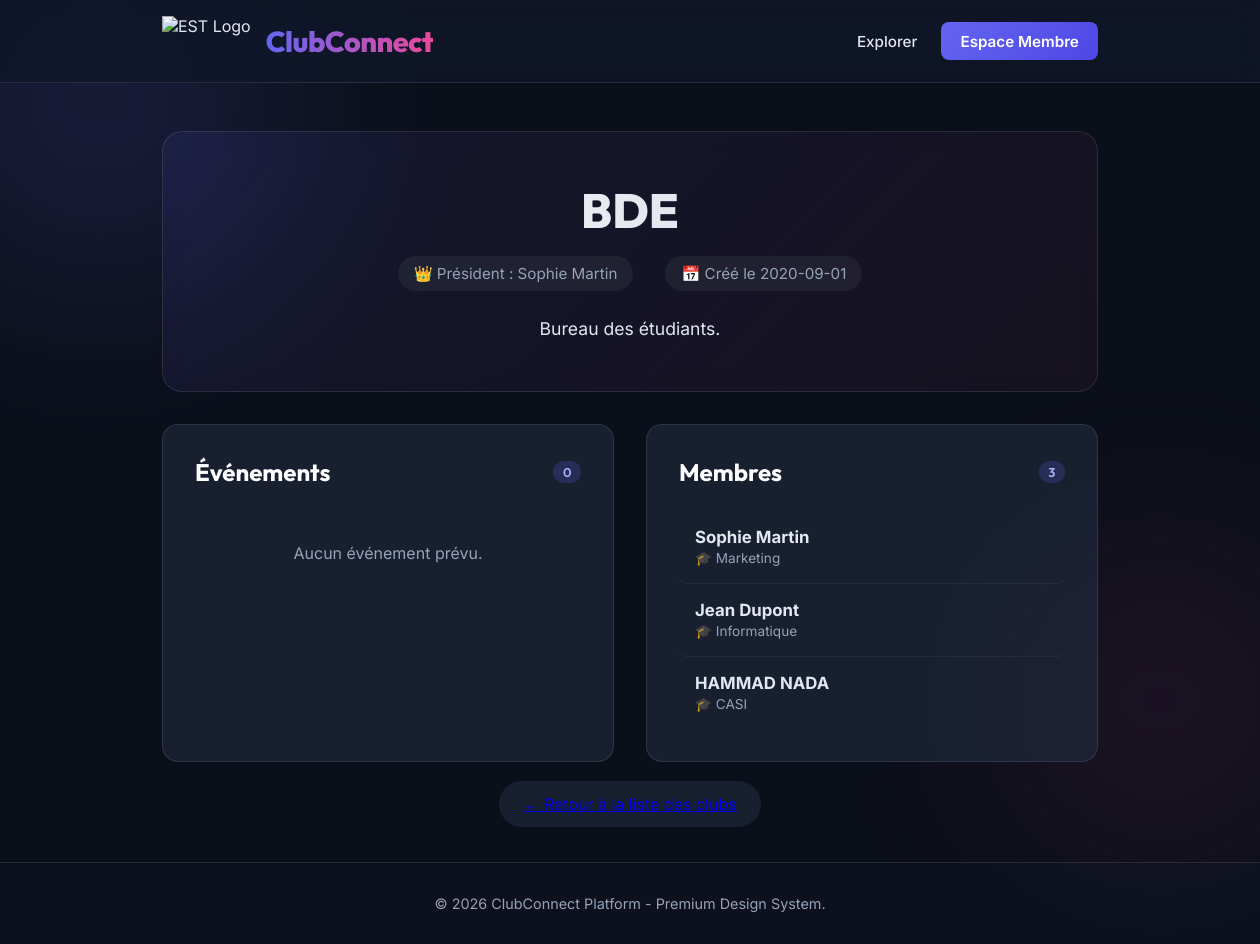
The page /club/2 on the database its author committed.
### models.py (models this page shows, shortened)
class Club(db.Model):
    __tablename__ = 'club'
    id = db.Column(db.Integer, primary_key=True)
    nom = db.Column(db.String(100), nullable=False)
    description = db.Column(db.Text)
    categorie = db.Column(db.String(50))
    date_creation = db.Column(db.String(20))
    president_id = db.Column(db.Integer, db.ForeignKey('membre.id'))
    evenements = db.relationship('Evenement', backref='club', cascade="all, delete-orphan", lazy=True)

class Membre(db.Model):
    __tablename__ = 'membre'
    id = db.Column(db.Integer, primary_key=True)
    type_membre = db.Column(db.String(50))
    nom = db.Column(db.String(100), nullable=False)
    prenom = db.Column(db.String(100), nullable=False)
    email = db.Column(db.String(120), unique=True, nullable=False)
    password = db.Column(db.String(100), nullable=False)
    filiere = db.Column(db.String(100))
    telephone = db.Column(db.String(20))
    clubs_rejoints = db.relationship('Club', secondary=club_membres, backref=db.backref('membres', lazy=True))
    evenements_inscrits = db.relationship('Evenement', secondary=event_membres, backref=db.backref('membres_inscrits', lazy=True))
    __mapper_args__ = {
        'polymorphic_identity': 'membre',
        'polymorphic_on': type_membre
    }

### app.py (the view)
@app.route('/club/<int:club_id>')
def voir_club(club_id):
    club = db.session.get(Club, club_id)
    if not club:
        return "Club non trouvé", 404
    return render_template('club.html', club=club)

### templates/club.html (shortened to what this page needs)
{% extends 'base.html' %}
{% block content %}
<div class="club-header animate-in">
    <h2 class="club-name">{{ club.nom }}</h2>
    <div class="club-meta">
        <span>👑 Président : {{ club.president.prenom }} {{ club.president.nom }}</span>
        <span>📅 Créé le {{ club.date_creation }}</span>
    </div>
    <p class="club-desc">{{ club.description }}</p>
</div>
<div class="dashboard-grid animate-in" style="animation-delay: 0.2s;">
    <div class="section-card">
        <h3 class="section-title">
            Événements
            <span class="badge">{{ club.evenements|length }}</span>
        </h3>
        <ul class="list-group">
            {% for event in club.evenements %}
                <li class="list-item" style="display: block;">
                    <div class="event-info">
                        <strong>{{ event.titre }}</strong>
                        <span class="event-date">📅 {{ event.date }}</span>
                        <p class="event-desc">{{ event.description }}</p>
                    </div>
                    <div style="margin-top: 10px; padding-left: 1rem;">
                        <span class="event-type">Ticket : {{ event.adhesion }}</span>
                        <span class="event-type" style="margin-left: 5px; background: {% if event.statut() == 'Terminé' %}rgba(239, 68, 68, 0.2){% else %}rgba(16, 185, 129, 0.2){% endif %}; color: {% if event.statut() == 'Terminé' %}#fca5a5{% else %}#6ee7b7{% endif %};">{{ event.statut() }}</span>
                    </div>
                </li>
            {% else %}
                <li class="list-item" style="color: var(--text-muted); justify-content: center; padding: 2rem;">Aucun événement prévu.</li>
            {% endfor %}
        </ul>
    </div>
    <div class="section-card">
        <h3 class="section-title">
            Membres
            <span class="badge">{{ club.membres|length }}</span>
        </h3>
        <ul class="list-group">
            {% for membre in club.membres %}
                <li class="list-item">
                    <div class="member-info">
                        <strong>{{ membre.prenom }} {{ membre.nom }}</strong>
                        <span>🎓 {{ membre.filiere }}</span>
                    </div>
                </li>
            {% else %}
                <li class="list-item" style="color: var(--text-muted); justify-content: center; padding: 2rem;">Aucun membre.</li>
            {% endfor %}
        </ul>
    </div>
</div>
<div class="animate-in" style="margin-top: 2rem; text-align: center; animation-delay: 0.4s;">
    <a href="/" class="btn-outline" style="background: var(--card-bg); backdrop-filter: blur(10px); border-radius: 30px; padding: 0.8rem 1.5rem;">&larr; Retour à la liste des clubs</a>
</div>
{% endblock %}

### templates/base.html (style rules this page uses)
:root { --bg-color: #0b0f19; --text-main: #e2e8f0; --text-muted: #94a3b8; --primary: #6366f1; --primary-hover: #4f46e5; --accent: #ec4899; --card-bg: rgba(30, 41, 59, 0.7); --card-border: rgba(255, 255, 255, 0.1); }
* { box-sizing: border-box; margin: 0; padding: 0; }
body { font-family: 'Inter', sans-serif; background-color: var(--bg-color); color: var(--text-main); min-height: 100vh; position: relative; overflow-x: hidden; display: flex; flex-direction: column; }
.animate-in { animation: fadeUp 0.6s ease-out forwards; opacity: 0; transform: translateY(20px); }

### templates/club.html (style rules this page uses)
.club-header { background: linear-gradient(135deg, rgba(99, 102, 241, 0.1), rgba(236, 72, 153, 0.05)); border: 1px solid var(--card-border); border-radius: 20px; padding: 3rem; margin-bottom: 2rem; backdrop-filter: blur(10px); text-align: center; position: relative; overflow: hidden; }
.club-name { font-family: 'Outfit', sans-serif; font-size: 3rem; font-weight: 800; margin-bottom: 1rem; background: linear-gradient(to right, #fff, #cbd5e1); -webkit-background-clip: text; -webkit-text-fill-color: transparent; }
.club-meta { display: flex; justify-content: center; gap: 2rem; color: var(--text-muted); font-size: 0.95rem; margin-bottom: 1.5rem; }
.club-meta span { display: flex; align-items: center; gap: 0.5rem; background: rgba(255,255,255,0.05); padding: 0.5rem 1rem; border-radius: 30px; }
.club-desc { max-width: 600px; margin: 0 auto; font-size: 1.1rem; line-height: 1.6; }
.dashboard-grid { display: grid; grid-template-columns: 1fr 1fr; gap: 2rem; }
.section-card { background: var(--card-bg); border: 1px solid var(--card-border); border-radius: 16px; padding: 2rem; backdrop-filter: blur(10px); }
.section-title { font-family: 'Outfit', sans-serif; font-size: 1.5rem; color: #fff; margin-bottom: 1.5rem; display: flex; align-items: center; justify-content: space-between; }
.badge { background: rgba(99, 102, 241, 0.2); color: #a5b4fc; padding: 0.2rem 0.6rem; border-radius: 20px; font-size: 0.8rem; font-weight: 600; }
.list-group { list-style: none; }
.list-item { padding: 1rem; border-bottom: 1px solid rgba(255,255,255,0.05); display: flex; justify-content: space-between; align-items: center; transition: background 0.2s ease; border-radius: 8px; }
.list-item:last-child { border-bottom: none; }
.member-info strong { color: #e2e8f0; display: block; font-size: 1.05rem; }
.member-info span { color: var(--text-muted); font-size: 0.85rem; }

### rows shown on the page
Club: nom "BDE", date_creation "2020-09-01", description "Bureau des étudiants."
Membre: president.prenom "Sophie", president.nom "Martin", prenom "Sophie", nom "Martin", filiere "Marketing"
Membre: prenom "Jean", nom "Dupont", filiere "Informatique"
Membre: prenom "HAMMAD", nom "NADA", filiere "CASI"

### other values the page prints
{{ club.evenements|length }} "0"
{{ club.membres|length }} "3"
